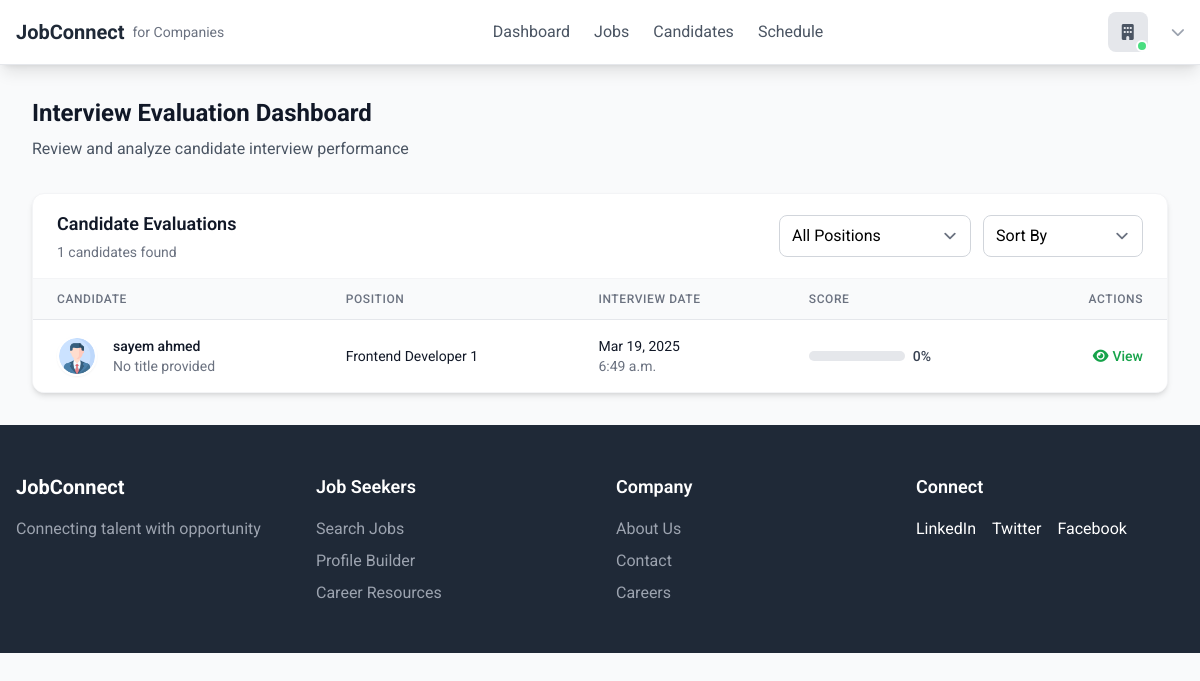
Page /company/interview-evaluation/ on the earlier database version.
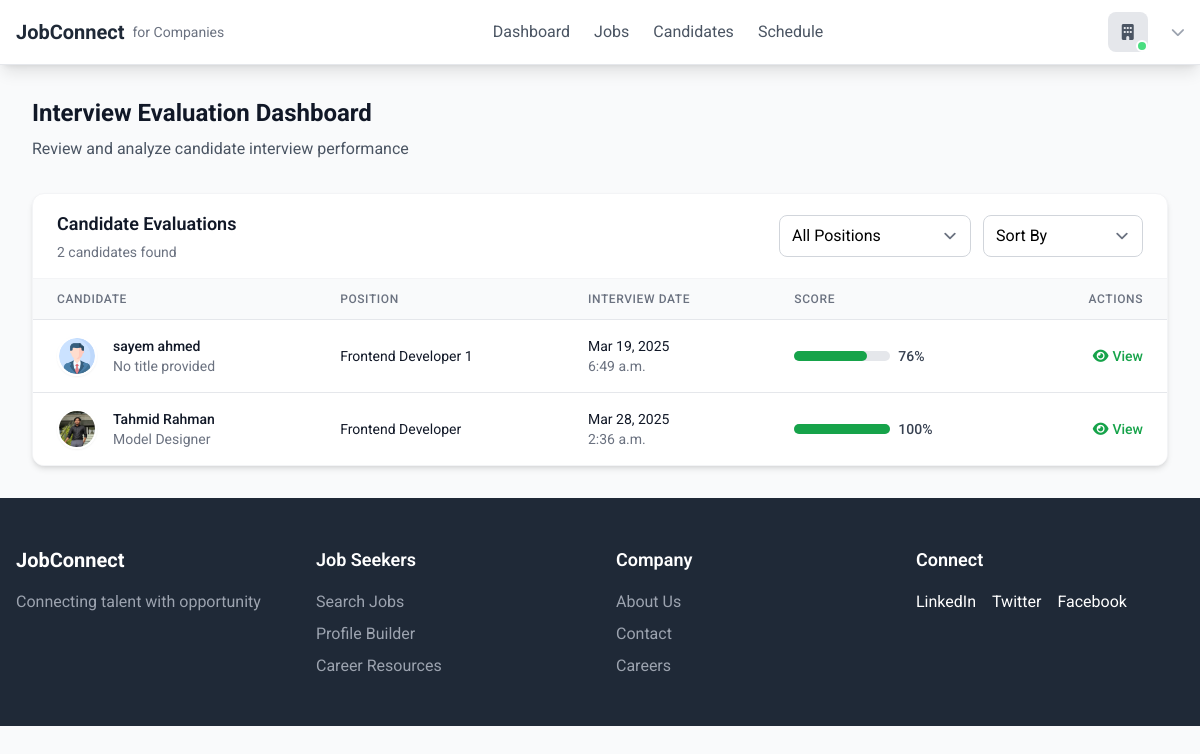
Same page on the later database version.
### employer/models.py (models this page shows, shortened)
class Interview(models.Model):
    application = models.ForeignKey(JobApplication, on_delete=models.CASCADE)
    start_time = models.DateTimeField(blank=True, null=True)
    end_time = models.DateTimeField(blank=True, null=True)
    resume_ratings = models.SmallIntegerField(
        default=0,
        null=True,
        blank=True,
        validators=[MinValueValidator(0), MaxValueValidator(5)])
    technical_score = models.FloatField(
        default=0,
        null=True,
        blank=True,
        validators=[MinValueValidator(0), MaxValueValidator(10)])
    communication_score = models.FloatField(
        default=0,
        null=True,
        blank=True,
        validators=[MinValueValidator(0), MaxValueValidator(10)])
    problem_solving_score = models.FloatField(
        default=0,
        null=True,
        blank=True,
        validators=[MinValueValidator(0), MaxValueValidator(10)])
    resume_comments = models.TextField(null=True, blank=True)
    feedback = models.TextField(null=True, blank=True)

class JobApplication(models.Model):
    application_id = models.AutoField(primary_key=True)
    job = models.ForeignKey('Job', on_delete=models.CASCADE)
    applicant = models.ForeignKey('jobseeker.Profile', on_delete=models.CASCADE)
    resume = models.FileField(upload_to='resumes/', null=True, blank=True)
    applied_date = models.DateTimeField(auto_now_add=True)
    is_selected = models.BooleanField(default=False, null=True, blank=True)
    is_scheduled = models.BooleanField(default=False, null=True, blank=True)
    is_interviewed = models.BooleanField(default=False, null=True, blank=True)

class Job(models.Model):
    JOB_TYPE_CHOICES = [
        ('Full-Time', 'Full-Time'),
        ('Part-Time', 'Part-Time'),
        ('Contract', 'Contract'),
        ('Internship', 'Internship')
    ]
    STATUS_CHOICES = [
        ('Active', 'Active'),
        ('Draft', 'Draft'),
        ('Closed', 'Closed'),
    ]
    CATEGORY_CHOICES = [
        ('engineering', 'Engineering'),
        ('design', 'Design'),
        ('marketing', 'Marketing'),
    ]
    job_id = models.AutoField(primary_key=True)
    title = models.CharField(max_length=255)
    company = models.ForeignKey('Company', on_delete=models.CASCADE)
    location = models.CharField(max_length=255)
    job_type = models.CharField(max_length=20, choices=JOB_TYPE_CHOICES)
    posted_date = models.DateTimeField(auto_now_add=True)
    salary_min = models.DecimalField(max_digits=10, decimal_places=2)
    salary_max = models.DecimalField(max_digits=10, decimal_places=2)
    applications = models.IntegerField(default=0)
    exp_need = models.IntegerField(default=0)
    description = models.TextField()
    responsibilities = models.TextField()
    requirements = models.TextField()
    benefits = models.TextField()
    status = models.CharField(max_length=10, choices=STATUS_CHOICES, default='Draft')
    category = models.CharField(max_length=20, choices=CATEGORY_CHOICES)

### jobseeker/models.py (models this page shows, shortened)
class Profile(models.Model):
    user = models.OneToOneField(CustomUser, on_delete=models.CASCADE, related_name='profile')
    profile_id = models.AutoField(primary_key=True)
    profile_picture = models.ImageField(upload_to='profile_pics/', blank=True, null=True,default='profile_pics/profile_1.png')
    first_name = models.CharField(max_length=50, blank=True, null=True)
    last_name = models.CharField(max_length=50, blank=True, null=True)
    job_title = models.CharField(max_length=100, blank=True, null=True)
    location = models.CharField(max_length=100, blank=True, null=True)
    about_me = models.TextField( blank=True, null=True)

### employer/views.py (the view)
# urls.py: path('interview-evaluation/', interview_evaluation, name='interview_evaluation'),
def interview_evaluation(request):
    interview = Interview.objects.filter(application__is_interviewed=True).annotate(
        ration=ExpressionWrapper(
            ((F("resume_ratings") + F("technical_score") + F("problem_solving_score") + F("communication_score")) * 100) / 35,
            output_field=FloatField()
        )
    ).order_by('start_time')
    return render(request, 'employee/candidate_evaluation.html',
                  {'interview':interview})

### static/templates/employee/candidate_evaluation.html (shortened to what the changed rows need)
{% extends 'base.html' %}
{% block content %}
<div class="max-w-7xl mx-auto px-4 sm:px-6 lg:px-8 py-8">
    <div class="flex flex-col md:flex-row justify-between items-start md:items-center mb-8">
        <div class="mb-4 md:mb-0">
            <h1 class="text-2xl font-bold text-gray-900">Interview Evaluation Dashboard</h1>
        </div>
    </div>
    <div class="bg-white rounded-xl shadow-md border border-gray-100 overflow-hidden">
        <div
            class="px-6 py-4 border-b border-gray-100 flex flex-col md:flex-row items-start md:items-center justify-between gap-4">
            <div>
                <h3 class="text-lg font-semibold text-gray-900">Candidate Evaluations</h3>
                <p class="text-sm text-gray-500 mt-1">{{ interview|length }} candidates found</p>
            </div>
        </div>
        <div class="overflow-x-auto ">
            <table class="min-w-full divide-y divide-gray-200">
                <thead class="bg-gray-50">
                    <tr>
                        <th scope="col"
                            class="px-6 py-3 text-left text-xs font-medium text-gray-500 uppercase tracking-wider">
                            Candidate</th>
                        <th scope="col"
                            class="px-6 py-3 text-left text-xs font-medium text-gray-500 uppercase tracking-wider">
                            Position</th>
                        <th scope="col"
                            class="px-6 py-3 text-left text-xs font-medium text-gray-500 uppercase tracking-wider">
                            Interview Date</th>
                        <th scope="col"
                            class="px-6 py-3 text-left text-xs font-medium text-gray-500 uppercase tracking-wider">Score
                        </th>
                        <th scope="col"
                            class="px-6 py-3 text-right text-xs font-medium text-gray-500 uppercase tracking-wider">
                            Actions</th>
                    </tr>
                </thead>
                <tbody class="bg-white divide-y divide-gray-200" id="candidate-table-body">
                    {% for i in interview %}
                    <tr data-job-id="{{ i.application.job.job_id }}"
                        class="hover:bg-gray-50 transition-colors duration-150">
                        <td class="px-6 py-4 whitespace-nowrap">
                            <div class="flex items-center">
                                <div class="flex-shrink-0 h-10 w-10">
                                    <img class="h-10 w-10 rounded-full border-2 border-white shadow-sm"
                                        src="{{ i.application.applicant.profile_picture.url }}" alt="">
                                </div>
                                <div class="ml-4">
                                    <div class="text-sm font-medium text-gray-900">
                                        {{ i.application.applicant.first_name|default:"" }}
                                        {{ i.application.applicant.last_name|default:"" }}</div>
                                    <div class="text-sm text-gray-500">
                                        {{ i.application.applicant.job_title|default:"No title provided" }}</div>
                                </div>
                            </div>
                        </td>
                        <td class="px-6 py-4 whitespace-nowrap">
                            <div class="text-sm text-gray-900">{{ i.application.job.title }}</div>
                        </td>
                        <td class="px-6 py-4 whitespace-nowrap">
                            <div class="text-sm text-gray-900">{{ i.start_time|date:"M d, Y" }}</div>
                            <div class="text-sm text-gray-500">{{ i.start_time|time }}</div>
                        </td>
                        <td class="px-6 py-4 whitespace-nowrap">
                            <div class="flex items-center">
                                <div class="w-24 bg-gray-200 rounded-full h-2.5 mr-2">
                                    <div class="bg-green-600 h-2.5 rounded-full" style="width: {{ i.ration }}%"></div>
                                </div>
                                <span class="text-sm font-medium text-gray-700">{{ i.ration|floatformat:0 }}%</span>
                            </div>
                        </td>
                        <td class="px-6 py-4 whitespace-nowrap text-right text-sm font-medium">
                            <a href="{% url 'employer:interview_selection' i.id %}"
                                class="text-green-600 hover:text-green-900 inline-flex items-center">
                                <i class="fas fa-eye mr-1"></i> View
                            </a>
                        </td>
                    </tr>
                    {% endfor %}
                </tbody>
            </table>
        </div>
    </div>
</div>
{% endblock content %}

Differences in the rows shown:
changed Interview "Mar 19, 2025": ration "0" → "76"
now on this page (row edited): Interview: application.applicant.profile_picture (picture), application.applicant.first_name "Tahmid", application.applicant.last_name "Rahman", application.applicant.job_title "Model Designer", application.job "Frontend Developer", start_time "Mar 28, 2025", start_time "2:36 a.m.", ration "100"
Other differences:
{{ interview|length }}: "1" → "2"
